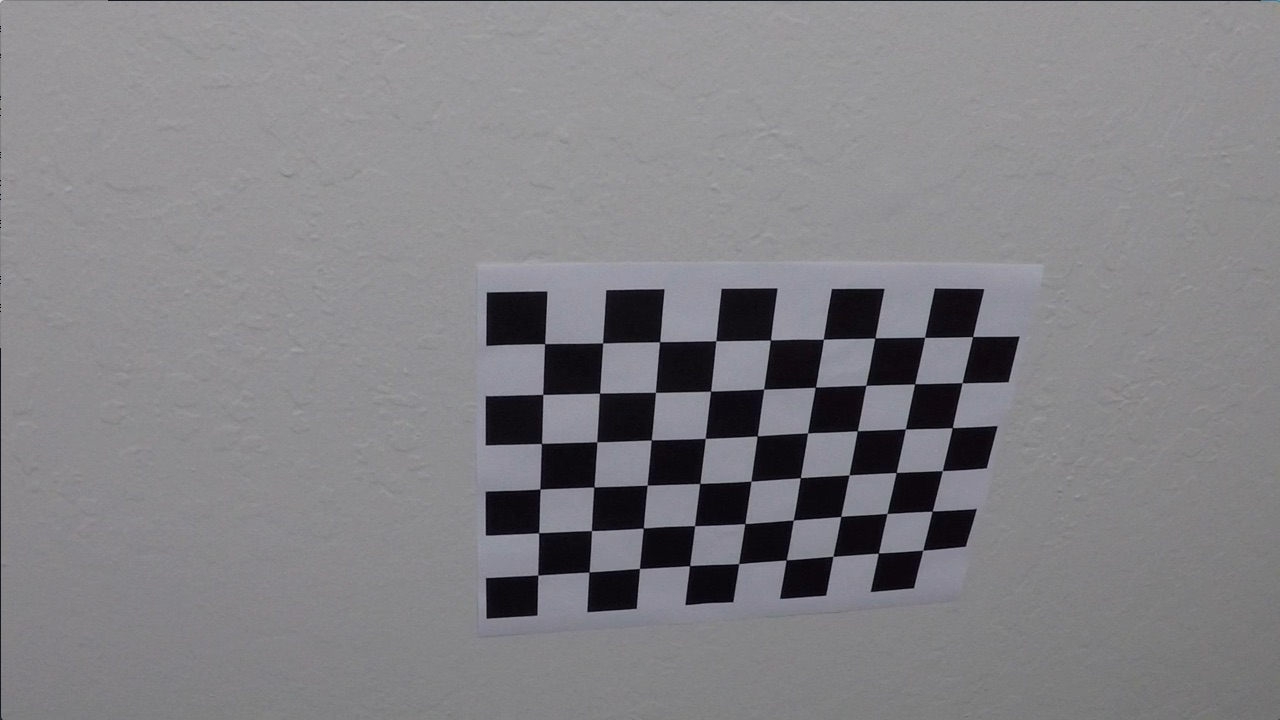
#> input picture camera_cal/calibration10.jpg, 1280 x 720 px; its folder holds only this picture in this run
$ jupyter execute --allow-errors solution.ipynb   (shell and % lines are left out)   (older library calls are emulated)
#> lines starting #> are read from the running program, lines starting #| are printed output that depends on the picture
## Advanced Lane Finding Project

The goals / steps of this project are the following:

* Compute the camera calibration matrix and distortion coefficients given a set of chessboard images.
* Apply a distortion correction to raw images.
* Use color transforms, gradients, etc., to create a thresholded binary image.
* Apply a perspective transform to rectify binary image ("birds-eye view").
* Detect lane pixels and fit to find the lane boundary.
* Determine the curvature of the lane and vehicle position with respect to center.
* Warp the detected lane boundaries back onto the original image.
* Output visual display of the lane boundaries and numerical estimation of lane curvature and vehicle position.

---
## 1-Compute the camera calibration matrix and distortion coefficients given a set of chessboard images.

[cell 1]
import os
import numpy as np
import cv2
import glob
import matplotlib.pyplot as plt
#%matplotlib qt

# prepare object points, like (0,0,0), (1,0,0), (2,0,0) ....,(6,5,0)
objp = np.zeros((6*9,3), np.float32)
objp[:,:2] = np.mgrid[0:9,0:6].T.reshape(-1,2)

# Arrays to store object points and image points from all the images.
objpoints = [] # 3d points in real world space
imgpoints = [] # 2d points in image plane.

# Make a list of calibration images
images = glob.glob('./camera_cal/calibration*.jpg')

# Step through the list and search for chessboard corners
for fname in images:
    img = cv2.imread(fname)
#> img is the input picture: shape (720, 1280, 3); mean B, G, R 133.1, 129.4, 130.2
    gray = cv2.cvtColor(img,cv2.COLOR_BGR2GRAY)

    # Find the chessboard corners
    ret, corners = cv2.findChessboardCorners(gray, (9,6),None)
#> ret = True; corners = 54 rows, first 8: [545.3, 343.1], [602.7, 342.8], [660.1, 341.3], [715.8, 340.7], [770.6, 340], [823.5, 339.2], [874.3, 338.5], [925.1, 337.4]

    # If found, add object points, image points
    if ret == True:
        objpoints.append(objp)
        imgpoints.append(corners)

# Callibrate camera
ret, mtx, dist, rvecs, tvecs = cv2.calibrateCamera(objpoints, imgpoints, gray.shape[::-1], None, None)
#> ret = 0.68; mtx = [[1143.7, 0, 681.7], [0, 1109.2, 367.7], [0, 0, 1]]; dist = [[-0.515, 2.99, -0.00876, 0.00937, 1.41]]; rvecs = ([0.451, -0.252, 0.0361],); tvecs = ([-2.31, -0.422, 19.12],)

---
## 2-Apply a distortion correction to raw images.

[cell 2]
# Create a undistort image function
# Takes as input:
#  image: input image
#  objpoints: object points from camera calibration
#  imgpoints: image points from camera calibration
# Output: an undistorted image
def undistortImage(imgIn, objpoints, imgpoints):
    gray = cv2.cvtColor(imgIn,cv2.COLOR_BGR2GRAY)
    ret, mtx, dist, rvecs, tvecs = cv2.calibrateCamera(objpoints, imgpoints, gray.shape[::-1], None, None)
    return cv2.undistort(imgIn, mtx, dist, None, mtx)

# Show the undistorted test image
imgTest = cv2.imread('camera_cal/calibration1.jpg')
#> (the rest of this cell did not finish here and is left out)

[cell 3]
# Undistort all images in test_images directory and save the result into output_images directory.
basepath = "./test_images/"
for file in os.listdir(basepath):
    if os.path.isfile(os.path.join(basepath, file)):
        imgIn = cv2.imread(os.path.join('test_images', file))
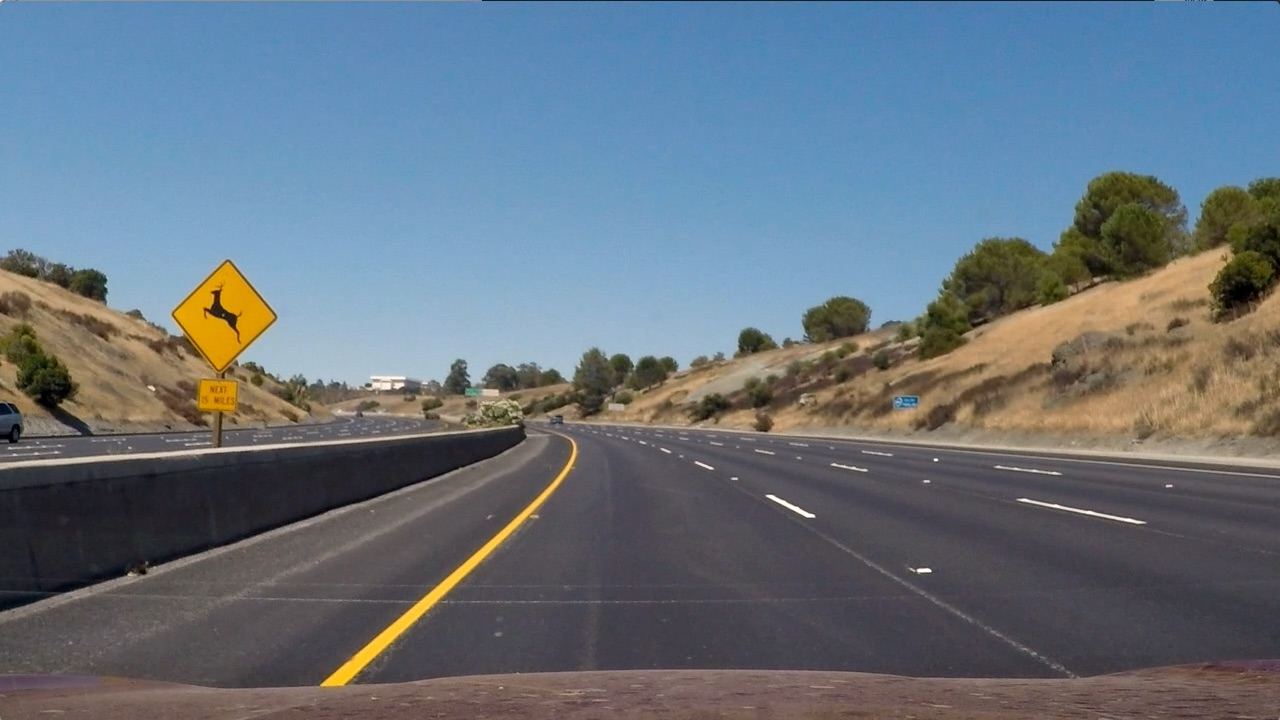
#> input picture test_images/test2.jpg, 1280 x 720 px
#> imgIn is the input picture: shape (720, 1280, 3); mean B, G, R 125.5, 114.6, 102.8
        imgOut = undistortImage(imgIn, objpoints, imgpoints)
#> in undistortImage (call 2), `gray = cv2.cvtColor(imgIn,cv2.COLOR_BGR2GRAY)`:
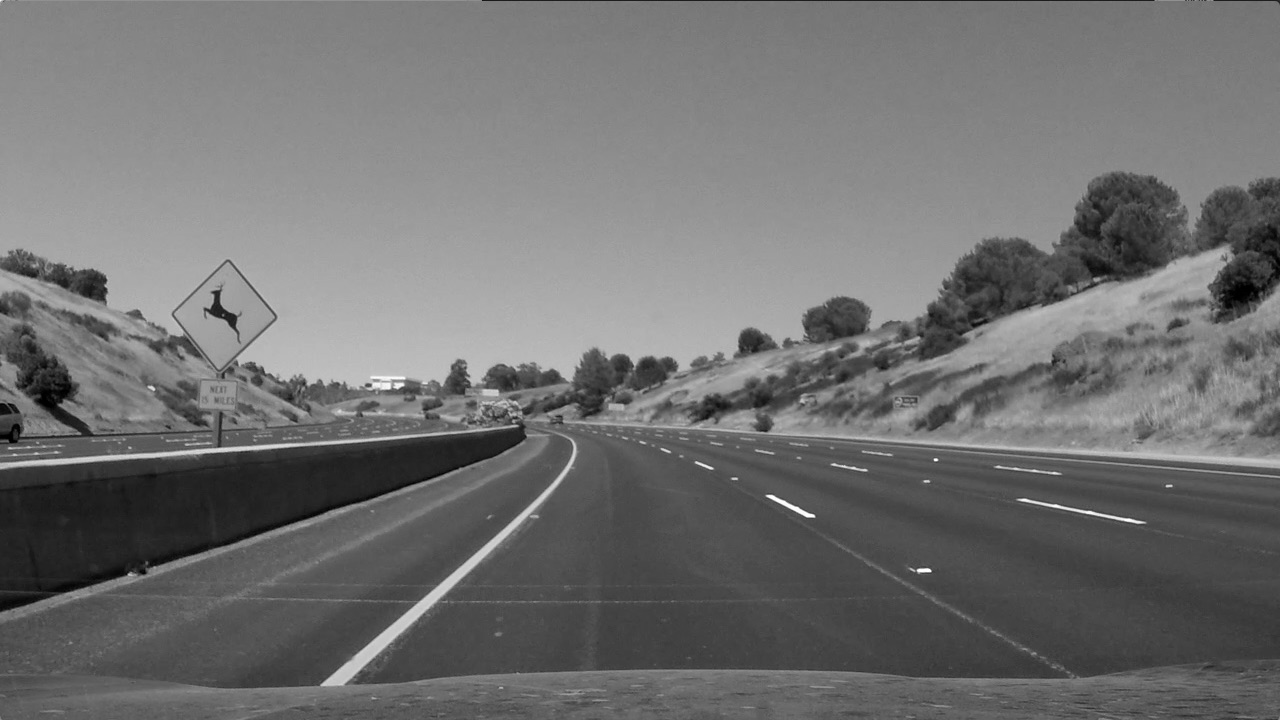
#> gray: shape (720, 1280); min 0, max 255, mean 112.3
#> in undistortImage (call 2), `ret, mtx, dist, rvecs, tvecs = cv2.calibrateCamera(objpoints, imgpoint..`: ret = 0.68; dist = [[-0.515, 2.99, -0.00876, 0.00937, 1.41]]; rvecs = ([0.451, -0.252, 0.0361],); tvecs = ([-2.31, -0.422, 19.12],)
        outputFileName = './output_images/' + file.split('.')[0] + '.jpg'
        cv2.imwrite(outputFileName, imgOut)
#> pass 2 of the loop `for file in os.listdir(basepath):`:
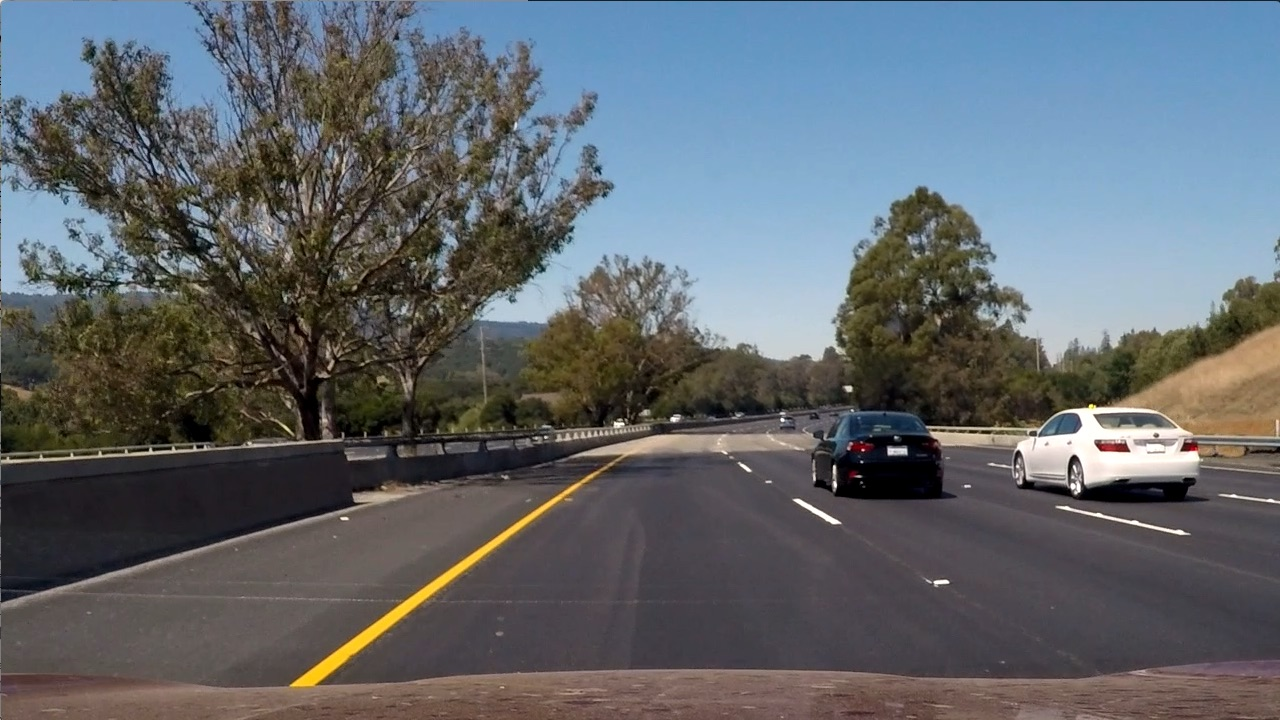
#> input picture test_images/test6.jpg, 1280 x 720 px
#> imgIn is the input picture: shape (720, 1280, 3); mean B, G, R 107.9, 102.6, 97
#> in undistortImage (call 3), `gray = cv2.cvtColor(imgIn,cv2.COLOR_BGR2GRAY)`:
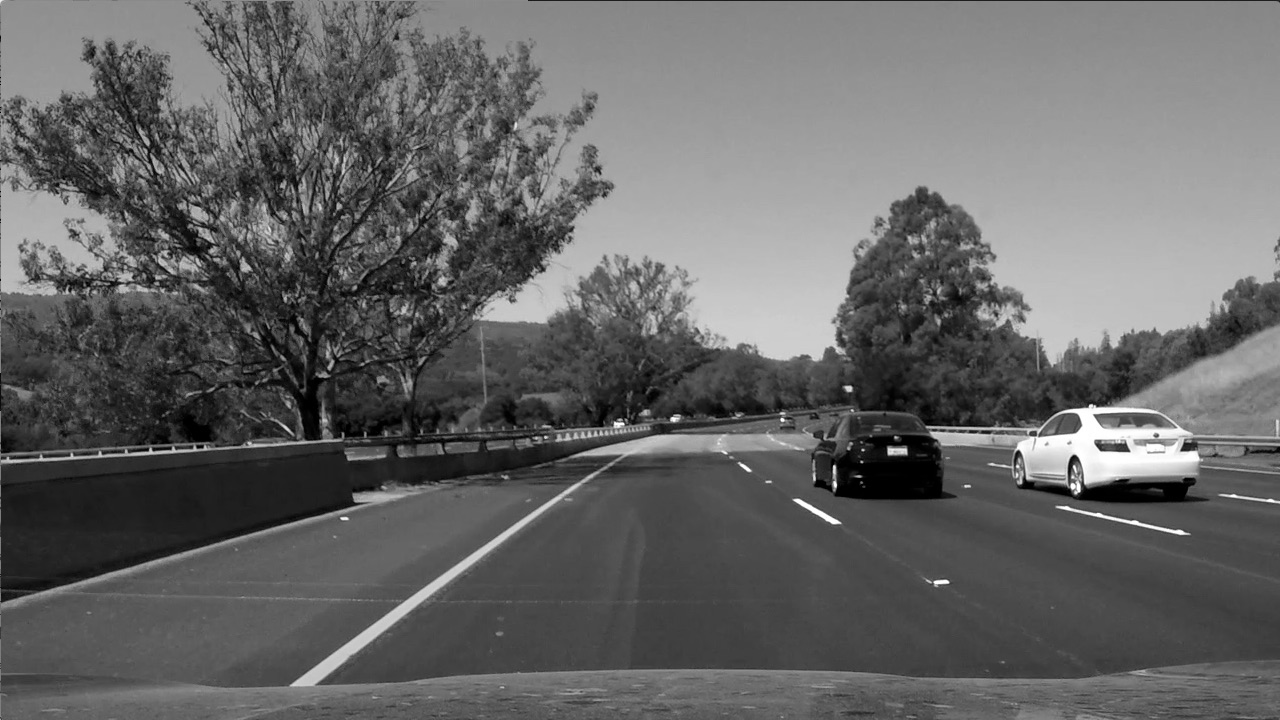
#> gray: shape (720, 1280); min 0, max 255, mean 101.5
#> in undistortImage (call 3), `return cv2.undistort(imgIn, mtx, dist, None, mtx)`:
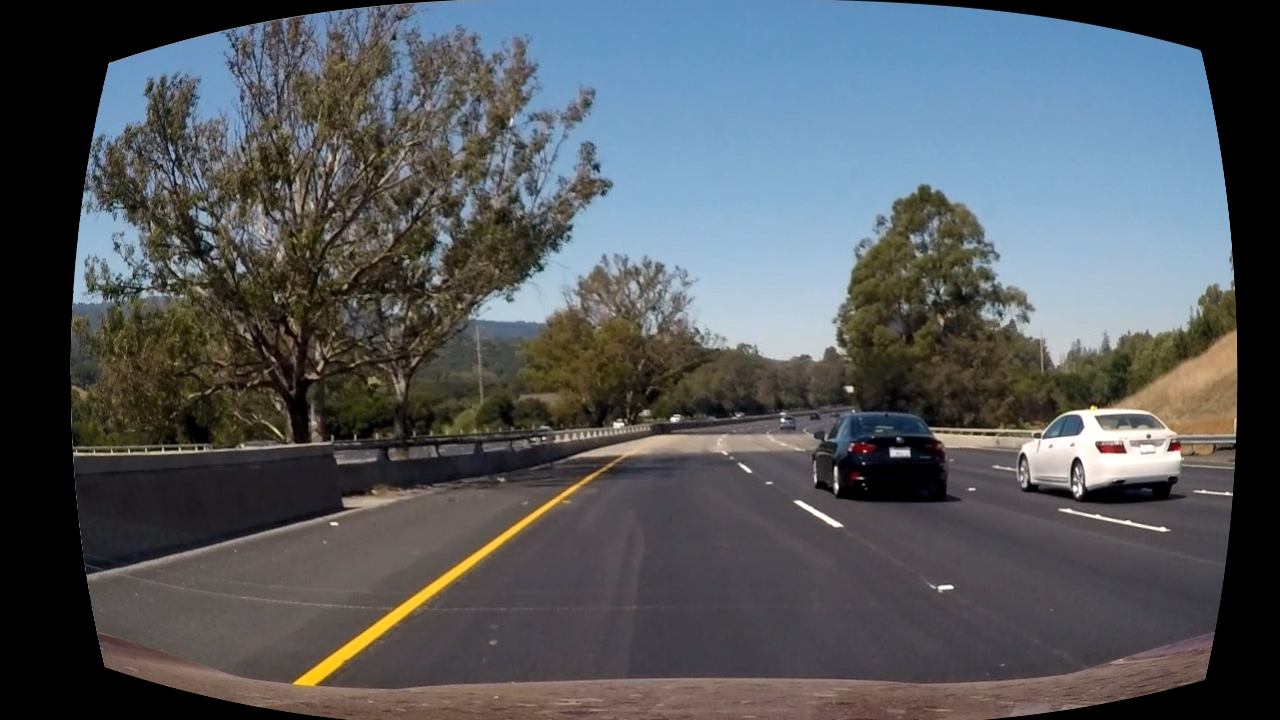
#> returned value: shape (720, 1280, 3); mean of channels 0, 1, 2 92.6, 88.3, 83.6; drawn as B, G, R

---
## 3-Use color transforms, gradients, etc., to create a thresholded binary image.

[cell 4]
# 3.1: Color Transform
def RGB2HLS(imgIn):
    imgHLS = cv2.cvtColor(imgIn, cv2.COLOR_RGB2HLS)
#> imgHLS: shape (720, 1280, 3); mean of channels 0, 1, 2 68.5, 99.3, 55.4
    imgH = imgHLS[:,:,0]
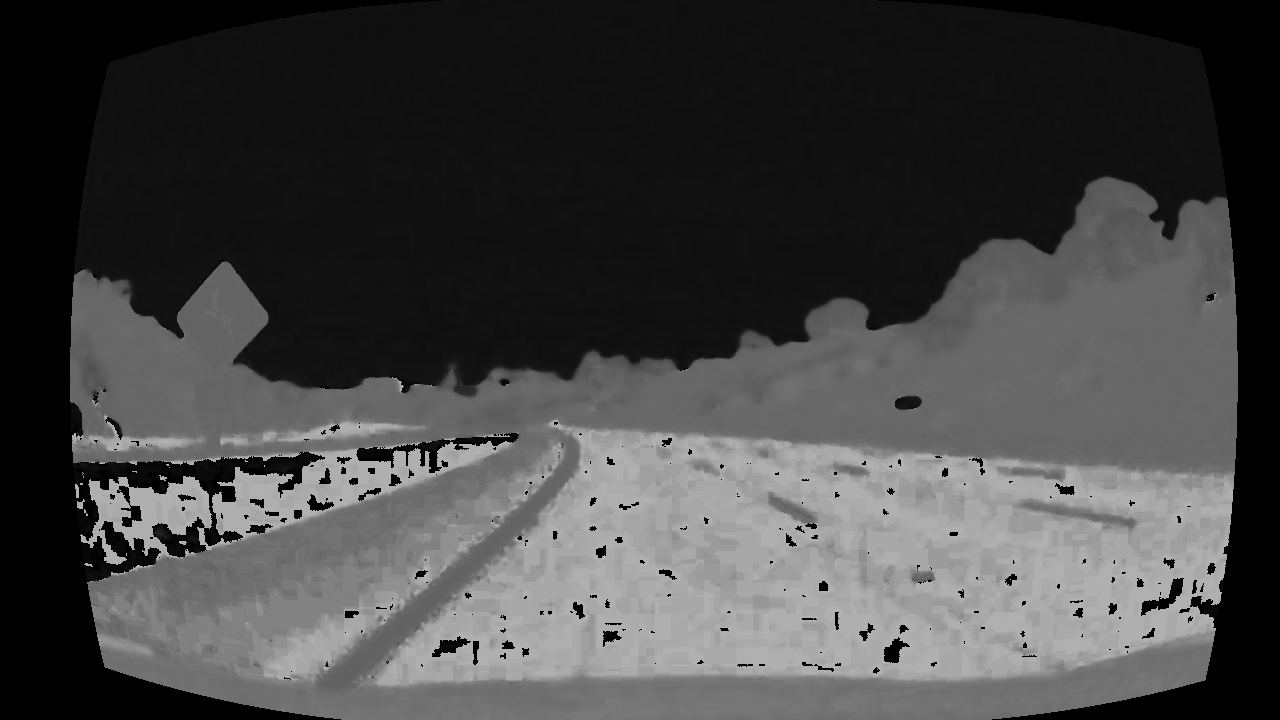
#> imgH: shape (720, 1280); min 0, max 178, mean 68.5
    imgL = imgHLS[:,:,1]
    imgS = imgHLS[:,:,2]
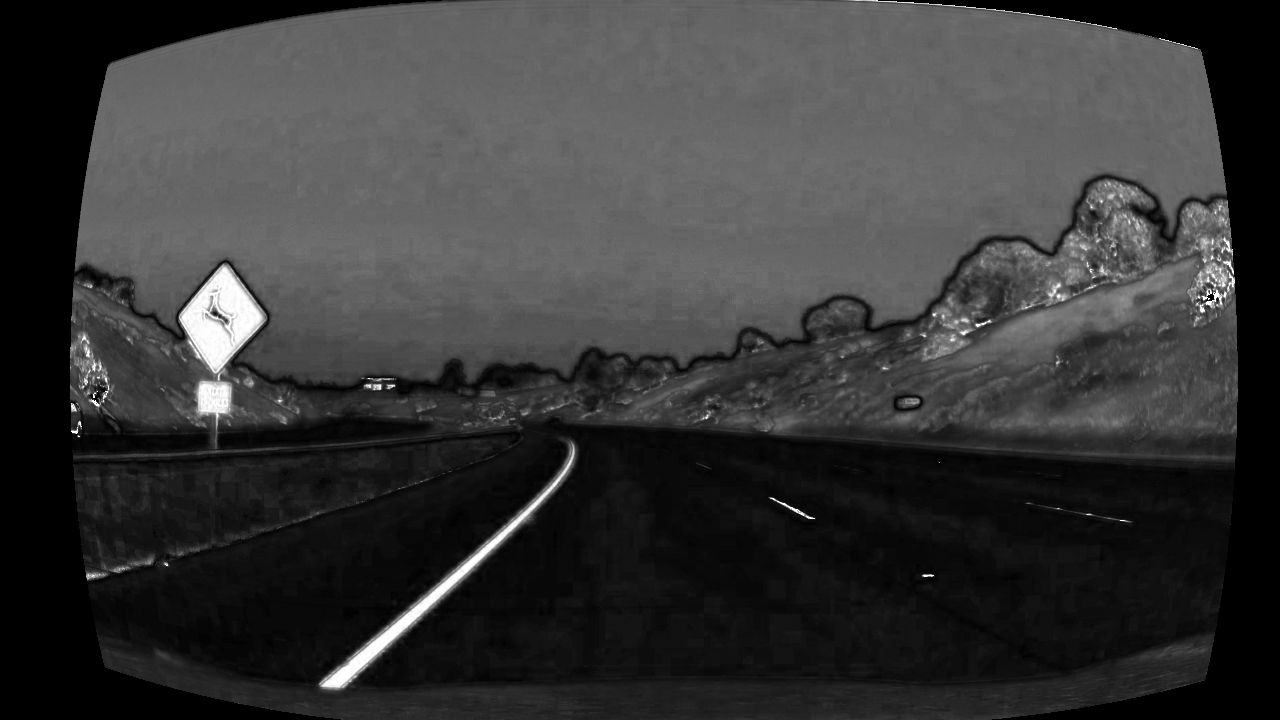
#> imgS: shape (720, 1280); min 0, max 255, mean 55.4
    return imgH,imgL,imgS

# Extract test image channel
#> (the rest of this cell did not finish here and is left out)

[cell 5]
# 3.2: Create a binary image by applying Sobel gradient operator followed by thresholding
# [24 lines left out: function binarizeImage, not called in this run]

# Test the binarizeImage function on imgL
#> (the rest of this cell did not finish here and is left out)

---
## 4-Apply a perspective transform to rectify binary image ("birds-eye view").

[cell 6]
# Apply prespective transform on a ROI
# [8 lines left out: function imageTransform, not called in this run]

# Test the image transform function
#> (the rest of this cell did not finish here and is left out)

---
## 5-Detect lane pixels and fit to find the lane boundary.

[cell 7]
# Calculate histogram to determine road-lanes
def histogram(imgIn):
    return np.sum(imgIn[imgIn.shape[0]//2:,:], axis=0)

# Test histogram function
#> (the rest of this cell did not finish here and is left out)

---
## 6-Determine the curvature of the lane and vehicle position with respect to center.

[cell 8]
# [24 lines left out: function calculateROC, not called in this run]

# Test the ROC and offset
#> (the rest of this cell did not finish here and is left out)

---
## 7-Warp the detected lane boundaries back onto the original image.

[cell 9]
# [27 lines left out: function drawLineBoundaries, not called in this run]

# testing it on test image
#> (the rest of this cell did not finish here and is left out)

---
## 8-Output visual display of the lane boundaries and numerical estimation of lane curvature and vehicle position.

[cell 10]
# [7 lines left out: function annotateImage, not called in this run]

#> (the rest of this cell did not finish here and is left out)

## 8-Create the final pipeline

[cell 11]
def pipeline(imgIn, objPts, imgPts, kSize=7, b_thresh=[20,100], c_thresh=[170,255]):
    imgUndist = undistortImage(imgIn, objPts, imgPts)
    imgH, imgL, imgS = RGB2HLS(imgUndist)
    imgH = cv2.GaussianBlur(imgH, (kSize, kSize), 0)
    imgL = cv2.GaussianBlur(imgL, (kSize, kSize), 0)
    imgS = cv2.GaussianBlur(imgS, (kSize, kSize), 0)
    imgCBin, imgCombined = thresholdImage(imgH, imgL, imgS, b_thresh=b_thresh, c_thresh=c_thresh, kSize=kSize)
    imgWarped, M, Minv = imageTransform(imgCombined)
    leftFit, rightFit, leftLaneIDX, rightLaneIDX, imgOut = slidingWindow(imgWarped, plot=False)
    curvature, offset = calculateROC(imgWarped, leftFit, rightFit)
    imgUnWarped = drawLineBoundaries(imgUndist, imgCombined, leftFit, rightFit)
    imgResult = annotateImage(imgUnWarped, curvature, offset)
    return imgResult

# Test the pipeline on rectified image
imgTest = cv2.imread('test_images/test2.jpg')
#> (the rest of this cell did not finish here and is left out)

## 10-Apply the pipeline on multiple images

[cell 12]
basepath = "test_images/"
#> (the rest of this cell did not finish here and is left out)
